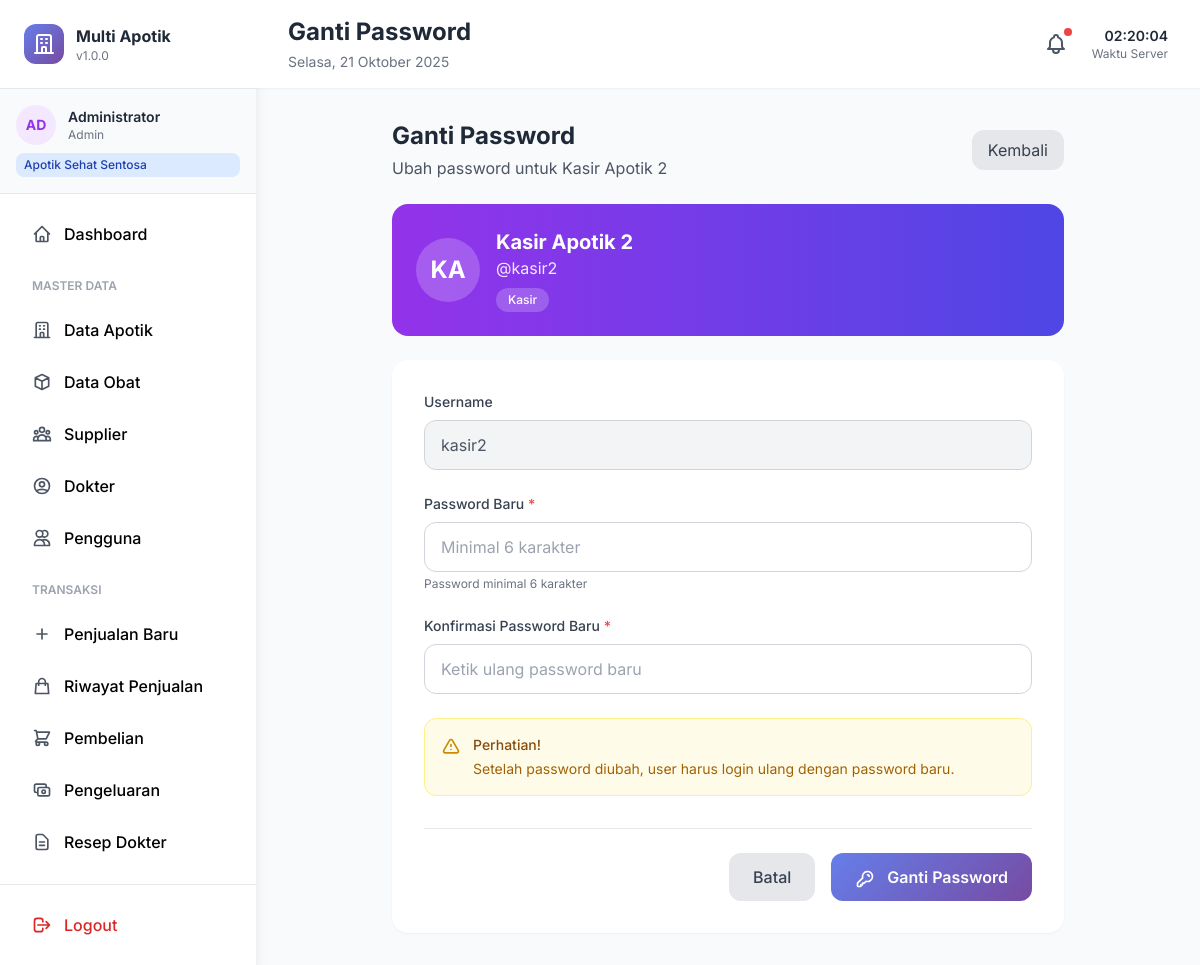
The app's page /users/change_password.php?id=3 (signed in), older data.
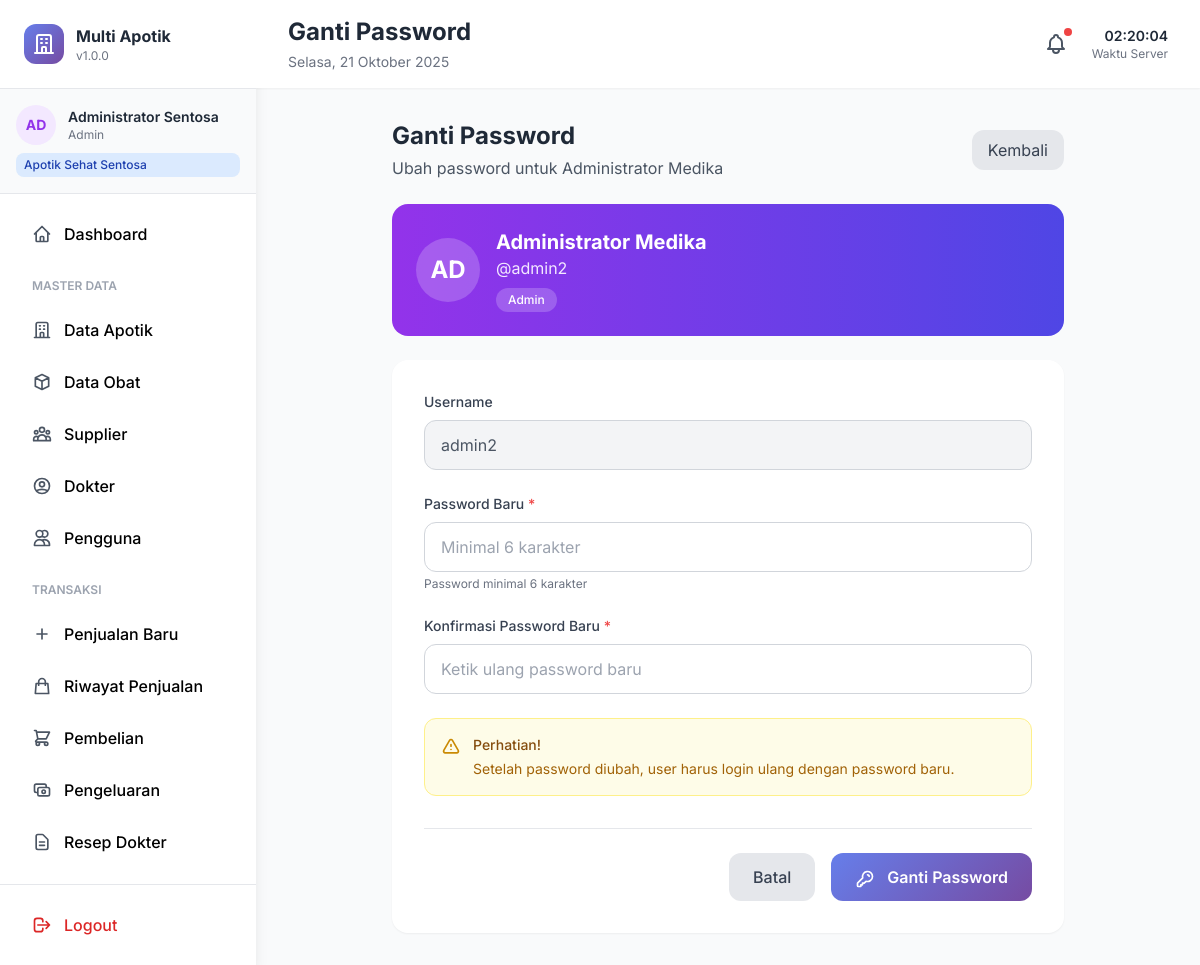
The same page, newer data.
### tables this page shows
CREATE TABLE users (
    id_user INT PRIMARY KEY AUTO_INCREMENT,
    id_apotik INT,
    username VARCHAR(50) UNIQUE NOT NULL,
    password VARCHAR(255) NOT NULL,
    nama_lengkap VARCHAR(100) NOT NULL,
    role ENUM('admin', 'kasir', 'manajer') NOT NULL,
    no_telp VARCHAR(20),
    email VARCHAR(100),
    foto_profile VARCHAR(255),
    status ENUM('aktif', 'nonaktif') DEFAULT 'aktif',
    last_login TIMESTAMP NULL,
    created_at TIMESTAMP DEFAULT CURRENT_TIMESTAMP,
    updated_at TIMESTAMP DEFAULT CURRENT_TIMESTAMP ON UPDATE CURRENT_TIMESTAMP,
    FOREIGN KEY (id_apotik) REFERENCES apotik(id_apotik) ON DELETE SET NULL
);

### config.php (called while the page is built, shortened)
<?php
class Database {
    private static $instance = null;
    private $conn;
    private function __construct() {
        try {
            $this->conn = new mysqli(DB_HOST, DB_USER, DB_PASS, DB_NAME);
            $this->conn->set_charset("utf8mb4");
        } catch (Exception $e) {
            die("Database Error: " . $e->getMessage());
        }
    }
    public static function getInstance() {
        if (self::$instance === null) {
            self::$instance = new self();
        }
        return self::$instance;
    }
    public function prepare($sql) {
        return $this->conn->prepare($sql);
    }
}
function db() {
    return Database::getInstance();
}
function isLoggedIn() {
    return isset($_SESSION['user_id']);
}
function getUserData() {
    return [
        'id' => $_SESSION['user_id'],
        'username' => $_SESSION['username'],
        'nama' => $_SESSION['nama_lengkap'],
        'role' => $_SESSION['user_role'],
        'id_apotik' => $_SESSION['id_apotik'] ?? null,
        'nama_apotik' => $_SESSION['nama_apotik'] ?? null
    ];
}
?>

### users/change_password.php (the view, shortened to what the changed rows need)
<?php
require_once '../config.php';
$db = db();
$id_user = isset($_GET['id']) ? (int)$_GET['id'] : 0;
$stmt = $db->prepare("SELECT * FROM users WHERE id_user = ?");
$stmt->bind_param("i", $id_user);
$stmt->execute();
$userData = $stmt->get_result()->fetch_assoc();
$pageTitle = 'Ganti Password';
include '../includes/header.php';
?>
<div class="max-w-2xl mx-auto space-y-6">
    <div class="flex items-center justify-between">
        <div>
            <h2 class="text-2xl font-bold text-gray-800">Ganti Password</h2>
            <p class="text-gray-600 mt-1">Ubah password untuk <?= htmlspecialchars($userData['nama_lengkap']) ?></p>
        </div>
    </div>
    <div class="bg-gradient-to-r from-purple-600 to-indigo-600 rounded-2xl p-6 text-white">
        <div class="flex items-center space-x-4">
            <div class="w-16 h-16 bg-white bg-opacity-20 rounded-full flex items-center justify-center">
                <span class="text-2xl font-bold"><?= strtoupper(substr($userData['nama_lengkap'], 0, 2)) ?></span>
            </div>
            <div class="flex-1">
                <h3 class="text-xl font-bold"><?= htmlspecialchars($userData['nama_lengkap']) ?></h3>
                <p class="text-purple-100">@<?= htmlspecialchars($userData['username']) ?></p>
                <span class="inline-flex items-center px-3 py-1 rounded-full text-xs font-medium bg-white bg-opacity-20 mt-2">
                    <?= ucfirst($userData['role']) ?>
                </span>
            </div>
        </div>
    </div>
    <form method="POST" class="bg-white rounded-2xl shadow-sm p-8">
        <div class="space-y-6">
            <div>
                <label class="block text-sm font-medium text-gray-700 mb-2">Username</label>
                <input type="text" value="<?= htmlspecialchars($userData['username']) ?>" readonly
                       class="w-full px-4 py-3 bg-gray-100 border border-gray-300 rounded-xl text-gray-600 cursor-not-allowed">
            </div>
        </div>
    </form>
</div>
<?php include '../includes/footer.php'; ?>

### includes/header.php (shortened to what the changed rows need)
<?php
$user = getUserData();
?>
<!DOCTYPE html>
<html lang="id">
<head>
    <script src="https://cdn.tailwindcss.com"></script>
</head>
<body class="bg-gray-50">
    <div class="flex h-screen overflow-hidden">
        <aside class="w-64 bg-white shadow-lg flex-shrink-0 no-print">
            <div class="h-full flex flex-col">
                <div class="p-6 border-b border-gray-200">
                    <div class="flex items-center space-x-3">
                        <div>
                            <h2 class="font-bold text-gray-800"><?= APP_NAME ?></h2>
                        </div>
                    </div>
                </div>
                <div class="p-4 border-b border-gray-200 bg-gray-50">
                    <div class="flex items-center space-x-3">
                        <div class="flex-1 min-w-0">
                            <p class="text-sm font-semibold text-gray-800 truncate"><?= htmlspecialchars($user['nama']) ?></p>
                            <p class="text-xs text-gray-500"><?= ucfirst($user['role']) ?></p>
                        </div>
                    </div>
                </div>
            </div>
        </aside>
        <div class="flex-1 flex flex-col overflow-hidden">
            <header class="bg-white shadow-sm px-8 py-4 no-print">
                <div class="flex items-center justify-between">
                    <div>
                        <h1 class="text-2xl font-bold text-gray-800"><?= $pageTitle ?? 'Dashboard' ?></h1>
                    </div>
                </div>
            </header>
            <main class="flex-1 overflow-y-auto p-8">

Row changes from the older to the newer data that the page shows:
changed users: role (not shown) → "Admin"; nama_lengkap "Kasir Apotik 2" → "Administrator Medika"; nama_lengkap "KA" → "AD"; username "kasir2" → "admin2"; role "Kasir" → "Admin"
Text that changed along with them:
$user['nama']: "Administrator" → "Administrator Sentosa"
$user['role']: "Admin" → (not shown)
